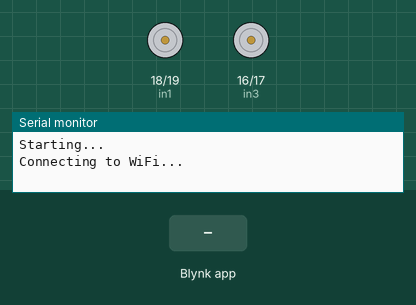
Simulated run of this sketch. Board: ESP32. Shown: motor-driver pin pairs drawn as motors (green arrow = first pin HIGH = forward, orange = second pin HIGH = backward, longer = more drive, scaled by the enable pin), the last lines printed to the serial monitor. The inputs (shaded band) are chosen by the test bench. WiFi joins after 1.5 s; servers stay silent unless stated.

Above: at 3.0 s.
3.1 s: Blynk app writes 1 to V0
At 3.7 s:
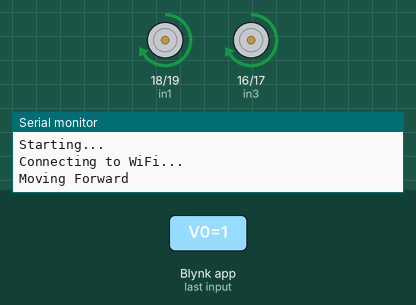
4.6 s: Blynk app writes 1 to V1
At 4.9 s:
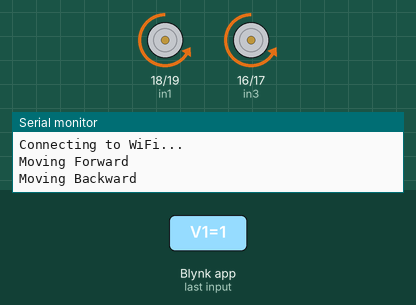
6.1 s: Blynk app writes 1 to V2
At 7.2 s:
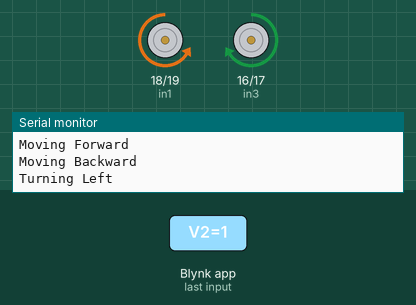
7.6 s: Blynk app writes 1 to V3
At 8.4 s:
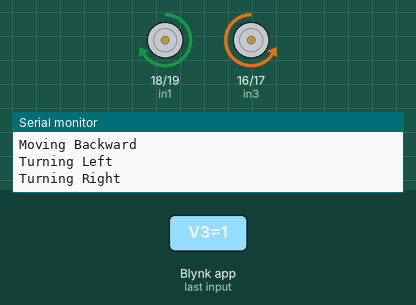
9.1 s: Blynk app writes 200 to V0
At 9.5 s:
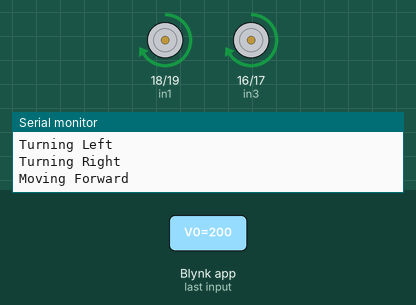
10.6 s: Blynk app writes 200 to V1
At 11.8 s:
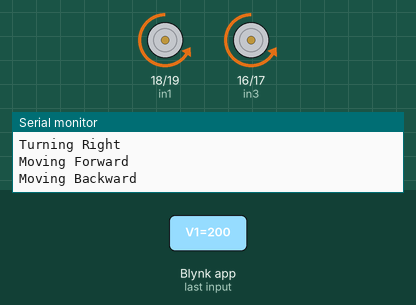
Timing chart, 0 to 13.1 s (numbered marks = the images above; inputs shaded):
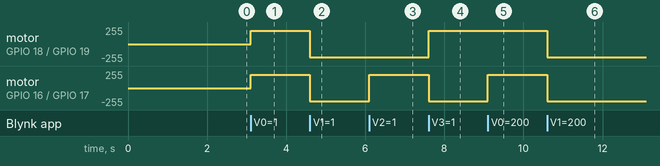

Measured:
- after the input at 3.1 s, motor on GPIO 18 (in1) / GPIO 19 (in2), motor on GPIO 16 (in3) / GPIO 17 (in4): stopped → forward 199/255 at once
- after the input at 4.6 s, motor on GPIO 18 (in1) / GPIO 19 (in2), motor on GPIO 16 (in3) / GPIO 17 (in4): forward 199/255 → backward 199/255 at once
- after the input at 6.1 s, motor on GPIO 16 (in3) / GPIO 17 (in4): backward 199/255 → forward 199/255 at once
- after the input at 7.6 s, motor on GPIO 18 (in1) / GPIO 19 (in2): backward 199/255 → forward 199/255 at once; motor on GPIO 16 (in3) / GPIO 17 (in4): forward 199/255 → backward 199/255 at once
- after the input at 9.1 s, motor on GPIO 16 (in3) / GPIO 17 (in4): backward 199/255 → forward 199/255 at once
- after the input at 10.6 s, motor on GPIO 18 (in1) / GPIO 19 (in2), motor on GPIO 16 (in3) / GPIO 17 (in4): forward 199/255 → backward 199/255 at once

The sketch:

wifiblynk.ino
```cpp
#define BLYNK_TEMPLATE_ID "TMPL3NV0MiAHM"
#define BLYNK_TEMPLATE_NAME "RobotCar"
#define BLYNK_AUTH_TOKEN "_G4Dh6zJFECx6Jm44JbadH4RR1ynOatn"

#include <WiFi.h>
#include <BlynkSimpleEsp32.h>


char ssid[] = "WiFi_SSID";
char pass[] = "WiFi_Password";


const int enA = 23;
const int in1 = 18;
const int in2 = 19;
const int enB = 22;
const int in3 = 16;
const int in4 = 17;

const int motorSpeed = 200;

void setup() {
  Serial.begin(115200);
  Serial.println("Starting...");

  pinMode(in1, OUTPUT);
  pinMode(in2, OUTPUT);
  pinMode(enA, OUTPUT);

  pinMode(in3, OUTPUT);
  pinMode(in4, OUTPUT);
  pinMode(enB, OUTPUT);

  // PWM setup
  ledcSetup(0, 1000, 8);
  ledcAttachPin(enA, 0);

  ledcSetup(1, 1000, 8);
  ledcAttachPin(enB, 1);

  Serial.println("Connecting to WiFi...");
  Blynk.begin(BLYNK_AUTH_TOKEN, ssid, pass);
}

// Movement functions
void moveForward() {
  Serial.println("Moving Forward");
  digitalWrite(in1, HIGH);
  digitalWrite(in2, LOW);
  digitalWrite(in3, HIGH);
  digitalWrite(in4, LOW);
  ledcWrite(0, motorSpeed);
  ledcWrite(1, motorSpeed);
}

void moveBackward() {
  Serial.println("Moving Backward");
  digitalWrite(in1, LOW);
  digitalWrite(in2, HIGH);
  digitalWrite(in3, LOW);
  digitalWrite(in4, HIGH);
  ledcWrite(0, motorSpeed);
  ledcWrite(1, motorSpeed);
}

void turnLeft() {
  Serial.println("Turning Left");
  digitalWrite(in1, LOW);
  digitalWrite(in2, HIGH);
  digitalWrite(in3, HIGH);
  digitalWrite(in4, LOW);
  ledcWrite(0, motorSpeed);
  ledcWrite(1, motorSpeed);
}

void turnRight() {
  Serial.println("Turning Right");
  digitalWrite(in1, HIGH);
  digitalWrite(in2, LOW);
  digitalWrite(in3, LOW);
  digitalWrite(in4, HIGH);
  ledcWrite(0, motorSpeed);
  ledcWrite(1, motorSpeed);
}

void stopMotors() {
  Serial.println("Stopping");
  digitalWrite(in1, LOW);
  digitalWrite(in2, LOW);
  digitalWrite(in3, LOW);
  digitalWrite(in4, LOW);
  ledcWrite(0, 0);
  ledcWrite(1, 0);
}


BLYNK_WRITE(V0) {
  if (param.asInt()) moveForward(); else stopMotors();
}

BLYNK_WRITE(V1) {
  if (param.asInt()) moveBackward(); else stopMotors();
}

BLYNK_WRITE(V2) {
  if (param.asInt()) turnLeft(); else stopMotors();
}

BLYNK_WRITE(V3) {
  if (param.asInt()) turnRight(); else stopMotors();
}

void loop() {
  Blynk.run();
}
```
